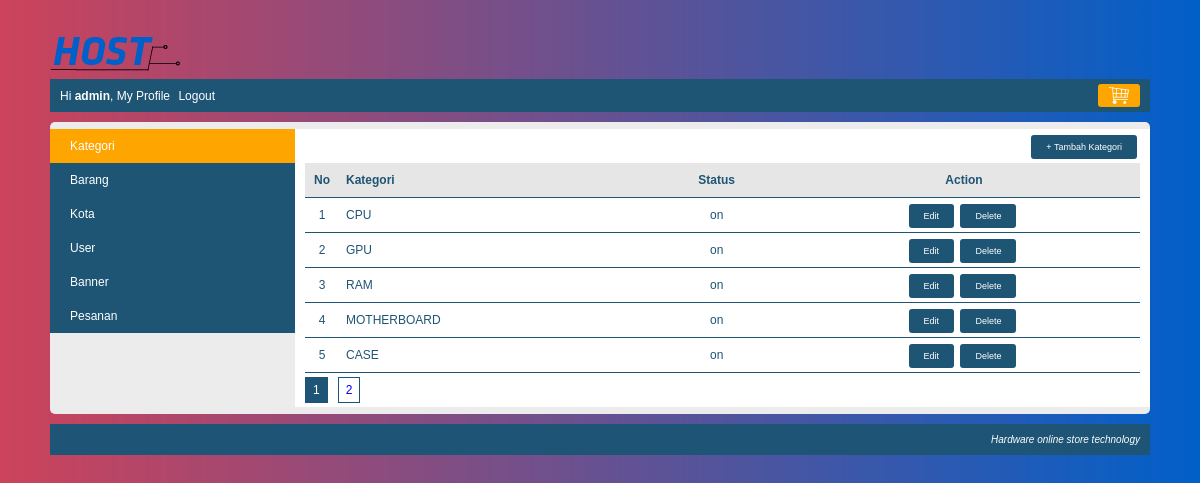
The app's page /index.php?page=my_profile&module=kategori&action=list (signed in) with its own data.
### tables this page shows
CREATE TABLE `kategori` (
  `kategori_id` int(10) NOT NULL,
  `kategori` varchar(150) NOT NULL,
  `status` enum('on','off') NOT NULL
);

### module/kategori/list.php (the view, shortened to what this page needs)
<div id="frame-tambah">
	<a href="<?php echo BASE_URL."index.php?page=my_profile&module=kategori&action=form"; ?>" class="tombol-action">+ Tambah Kategori</a>
</div>
<?php
	$pagination = isset($_GET["pagination"]) ? $_GET["pagination"] : 1;
	$data_per_halaman = 5;
	$mulai_dari = ($pagination-1) * $data_per_halaman;
	$queryKategori = mysqli_query($koneksi, "SELECT * FROM kategori LIMIT $mulai_dari, $data_per_halaman");
	if(mysqli_num_rows($queryKategori) == 0){
		echo "<h3>Saat ini belum ada nama kategori di dalam table kategori</h3>";
	}else{
		echo "<table class='table-list'>";
		echo "<tr class='baris-title'>
				<th class='kolom-nomor'>No</th>
				<th class='kiri'>Kategori</th>
				<th class='tengah'>Status</th>
				<th class='tengah'>Action</th>
			 </tr>";
		$no=1 +$mulai_dari;
		while($row=mysqli_fetch_assoc($queryKategori)){
			echo "<tr>
					<td class='kolom-nomor'>$no</td>
					<td class='kiri'>$row[kategori]</td>
					<td class='tengah'>$row[status]</td>
					<td class='tengah'>
						<a class='tombol-action' href='".BASE_URL."index.php?page=my_profile&module=kategori&action=form&kategori_id=$row[kategori_id]'>Edit</a>
						<a class='tombol-action' href='".BASE_URL."module/kategori/action.php?button=Delete&kategori_id=$row[kategori_id]'>Delete</a>
					</td>
				  </tr>";
			$no++;
		}
		echo "</table>";
	}
?>

### css/Style.css (style rules this page uses)
body { font-family: arial; font-size: 12px; color: #1e5474; background-image: url(../images/BG.jpg); height: 100%; background-repeat: no-repeat; background-size: cover; margin: 0px; }
.table-list { width: 100%; border-collapse: collapse; }
.table-list tr { border-bottom: 1px solid #1e5474; }
.table-list tr.baris-title { background: #E6E6E6; }
.table-list tr th, .table-list tr td { padding: 10px 7px; }
.kolom-nomor { width: 20px; text-align: center; }
.tengah { text-align: center; }
.kiri { text-align: left; }
#frame-tambah { margin-bottom: 10px; text-align: right; }
.tombol-action { background: #1e5474; color: white; padding: 7px 15px; border-radius: 3px; cursor: pointer; text-decoration: none; margin-right: 3px; font-size: 9px; }

### records on screen
kategori: kategori "CPU", status "on"
kategori: kategori "GPU", status "on"
kategori: kategori "RAM", status "on"
kategori: kategori "MOTHERBOARD", status "on"
kategori: kategori "CASE", status "on"

### other values on screen
$nama "admin"
